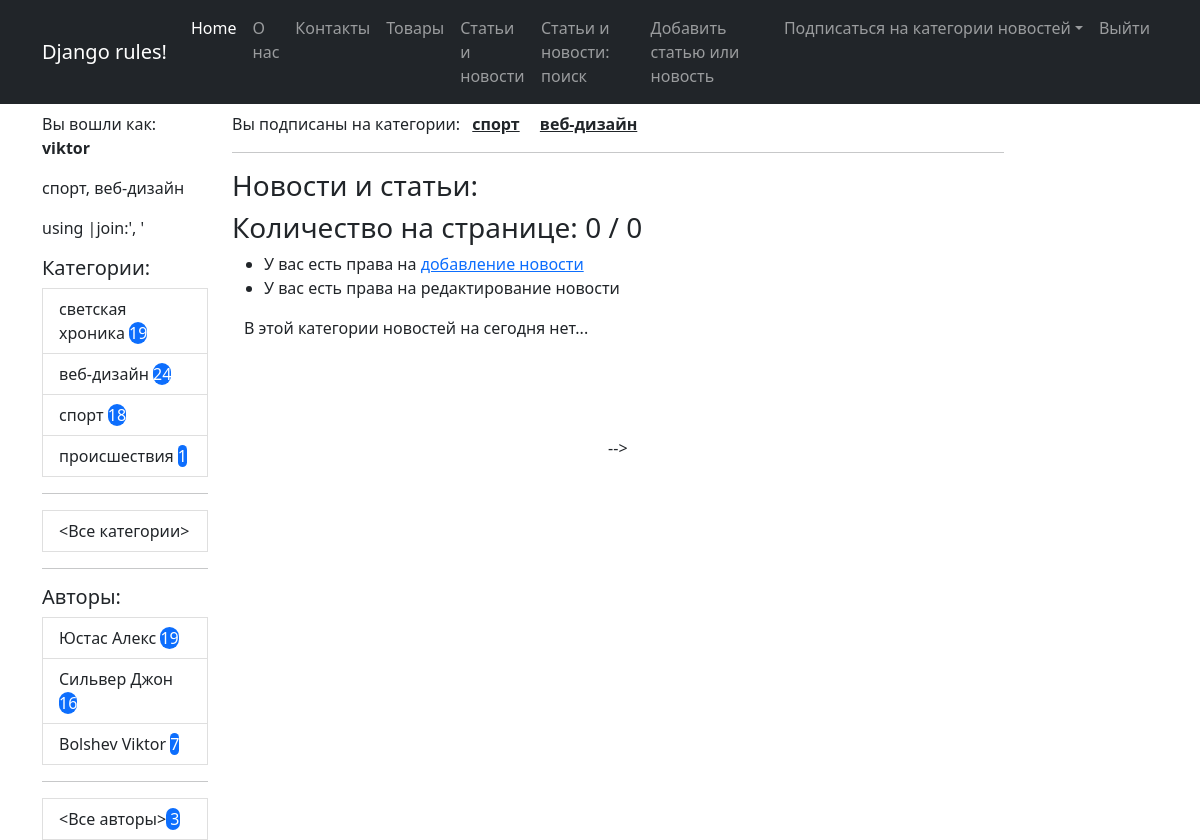
The app's page /category/42/ (signed in) with its own data.
### news/models.py (models this page shows, shortened)
class Category(m.Model):
    name = m.CharField(max_length=30, unique=True, verbose_name="Категория")
    user = m.ManyToManyField(User, through='UserCategory')
    def get_absolute_url(self):
        return reverse_lazy('news_by_cat', kwargs = {'pk':self.id})
    def __str__(self) -> str:
        return self.name
    class Meta:
        ordering = ['-name']
        verbose_name = "Категория"
        verbose_name_plural = 'Категории'

class Author(m.Model):
    user = m.OneToOneField(User, on_delete=m.CASCADE)
    rating = m.SmallIntegerField(default=0, verbose_name='Рейтинг')
    def get_absolute_url(self):
        return reverse_lazy('news_by_author', kwargs = {'pk':self.id})
    def __str__(self) -> str:
        return f"{self.user.last_name} {self.user.first_name}"

### news/views.py (the view)
# urls.py: path('category/<int:pk>/', NewsByCategory.as_view(), name='news_by_cat'),
class NewsByCategory(LoginRequiredMixin, CustomContextMixin, ListView):
    model = Post
    template_name = 'news/news.html'
    context_object_name = 'news'
    paginate_by = 3
    def get_queryset(self, **kwargs):
        qs = super().get_queryset(**kwargs)
        return qs.filter(categories=self.kwargs.get('pk'))

### news/views.py (called while the page is built)
    def get_context_data(self, **kwargs):
        news = Post.objects.filter(categories=self.kwargs.get('pk'))
        context = super().get_context_data(**kwargs)
        context['is_not_author'] = not self.request.user.groups.filter(name = 'authors').exists()
        context['categories'] = Category.objects.annotate(cnt=Count('post')) #.filter(cnt__gt=0)
        context['news_count'] = news.count
        context['authors'] = Author.objects.annotate(cnt=Count('post'))
        context['filter'] = NewsFilter(self.request.GET, queryset=self.get_queryset())
        authors_list = [a.user.last_name + ', ' + a.user.first_name for a in Author.objects.all()]
        context['authors_list'] = authors_list
        current_user = User.objects.get(pk=self.request.user.id)
        context['cats_by_user'] = current_user.category_set.all()
        return context

### news/templates/news/news.html (shortened to what this page needs)
{% extends 'flatpages/default.html' %}
{% load custom_filters %}
{% block content %}
    <hr>
    <h3>Новости и статьи:</h3>
    <h3>Количество на странице: {{ news|length }} / {{ news_count }}
    </h3>
    <ul>
        {% if perms.news.add_post %}
        <li>У вас есть права на <a href="{% url 'add_news' %}">добавление новоcти</a></li>
        {% endif %}
        {% if perms.news.change_post %}
        <li>У вас есть права на редактирование новости</li>
        {% endif %}
    </ul>
    <div class="container mt-10">
        {% for nws in page_obj %}
        <div class="row">
            <div class="card mb-3" style="width: 80rem;">
                <div class="card header">Категория:
                    <p>
                    {% for cat in nws.categories.all  %}
                        <a href="{{ cat.get_absolute_url }}" class="btn btn-secondary">{{ cat.name }}</a>
                    {% endfor %}
                </p>
                </div>
                <div class="card-body">
                    <h5 class="card-title text-center">
                    {{ nws.title|censor }}
                    </h5>
                    <h5>
                        Автор: <a href="{{ nws.author.get_absolute_url }}">{{ nws.author }}</a>
                    </h5>
                    <p class="card-text">{{ nws.content|censor|truncatewords:50 }}</p>
                    <a href="{{ nws.get_absolute_url }}" class="btn btn-primary">Подробности...</a> -->
                </div>
                <div class="card-footer">
                    {{ nws.created_dtm|date:'d.m.Y' }}: С момента опубликования прошло {{ nws.created_dtm|timesince }}
                </div>
              </div>
        </div>
        {% empty %}
                    <p class="card-text">В этой категории новостей на сегодня нет...</p>
        {% endfor %}
    </div>
{% endblock content %}

### templates/flatpages/default.html (shortened to what this page needs)
{% load static %}
{% load custom_filters %}
<!DOCTYPE html>
<html lang="en">
    <head>
        <link href="https://cdn.jsdelivr.net/npm/bootstrap@5.2.1/dist/css/bootstrap.min.css" rel="stylesheet">
        <link href="https://getbootstrap.com/docs/5.2/assets/css/docs.css" rel="stylesheet">
        <link href="{% static 'css/my_style.css' %}" rel="stylesheet" type="text/css">
    </head>
    <body>
        <nav class="navbar navbar-expand-lg navbar-dark bg-dark sticky-lg-top">
            <div class="container">
                <a class="navbar-brand" href="#">Django rules!</a>
                <div class="collapse navbar-collapse" id="navbarSupportedContent">
                    <ul class="navbar-nav ms-auto mb-2 mb-lg-0">
                        <li class="nav-item"><a class="nav-link active" aria-current="page" href="#">Home</a></li>
                        <li class="nav-item"><a class="nav-link" href="/pages/about/">О нас</a></li>
                        <li class="nav-item"><a class="nav-link" href="/pages/contact/">Контакты</a></li>
                        <li class="nav-item"><a class="nav-link" href="/products/">Товары</a></li>
                        <li class="nav-item"><a class="nav-link" href="{% url 'all_news' %}">Статьи и новости</a></li>
                        <li class="nav-item"><a class="nav-link" href="{% url 'search_news' %}">Статьи и новости: поиск</a></li>
                        {% if perms.news.add_post %}
                        <li class="nav-item"><a class="nav-link" href="{% url 'add_news' %}">Добавить статью или новость</a></li>
                        {% endif %}
                        <li class="nav-item dropdown">
                            <a class="nav-link dropdown-toggle" id="navbarDropdown" href="#" role="button" data-bs-toggle="dropdown" aria-expanded="false">
                                Подписаться на категории новостей</a>
                        </li>
                        <li class="nav-item"><a class="nav-link" href="/accounts/logout">Выйти</a></li>
                    </ul>
                </div>
            </div>
        </nav>
        <div class="container">
            <div class="row mt-2">
                <div class="col-lg-2">
                    <p>Вы вошли как: <b>{{ request.user.username }}</b>
                        <p>{{ cats_by_user|join:', '}}</p><span class="comment">using |join:', '</span>
                    </p>
                    <div class="list-group">
                        <h5>Категории:</h5>
                        <div class="col-lt-1">
                            {% for cat in categories %}
                            <a href="{{ cat.get_absolute_url }}" class="list-group-item list-group-item-action" aria-current="true">
                            {{ cat.name }} <span class="'badge rounded-pill text-bg-primary">{{ cat.cnt }}</span>
                            </a>
                            {% endfor %}
                            <hr>
                            <a href="{% url 'all_news' %}" class="list-group-item list-group-item-action" aria-current="true">
                                <Все категории>
                            </a>
                        </div>
                    </div>
                    <hr>
                        <h5>Авторы:</h5>
                            <div class="list-group">
                                <div class="col-lt-1">
                                    {% for auth in authors %}
                                    <a href="{{ auth.get_absolute_url }}" class="list-group-item list-group-item-action" aria-current="true">
                                    {{ auth }} <span class="'badge rounded-pill text-bg-primary">{{ auth.cnt }}</span>
                                    </a>
                                    {% endfor %}
                                    <hr>
                                    <a href="{% url 'all_news' %}" class="list-group-item list-group-item-action" aria-current="true">
                                        <Все авторы><span class="'badge rounded-pill text-bg-primary"> {{ authors.count }}</span>
                                    </a>
                                </div>
                            </div>
                </div>
                <div class="col-lg-10">
                    <p>Вы подписаны на категории:
                     <b>{% for cat in cats_by_user %}
                            &ensp;<a href="{{ cat.get_absolute_url }}" class="link-dark">{{ cat }}</a>&ensp;
                         {% endfor %}</b>
                    </p>
                    <div class="col-lg-10 text-start">
                        {% block content %}{% endblock content %}
            <div class="text-center mt-5">
                     -->
            </div>
        </div>
    </body>
</html>

### static/css/my_style.css (style rules this page uses)
body, p { background-color: "ccc"; }

### records on screen
Category: name.name "спорт, веб-дизайн", name "спорт", cnt "18"
Category: name "светская хроника", cnt "19"
Category: name "веб-дизайн", cnt "24"
Category: name "происшествия", cnt "1"
Author: user.first_name "Юстас Алекс", cnt "19"
Author: user.first_name "Сильвер Джон", cnt "16"
Author: user.first_name "Bolshev Viktor", cnt "7"

### other values on screen
{{ request.user.username }} "viktor"
{{ authors.count }} "3"
{{ news|length }} "0"
{{ news_count }} "0"
